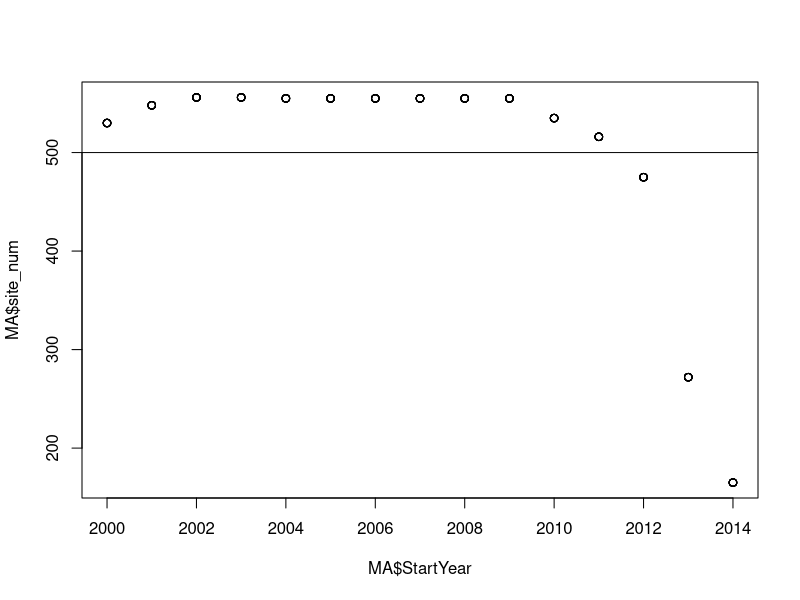
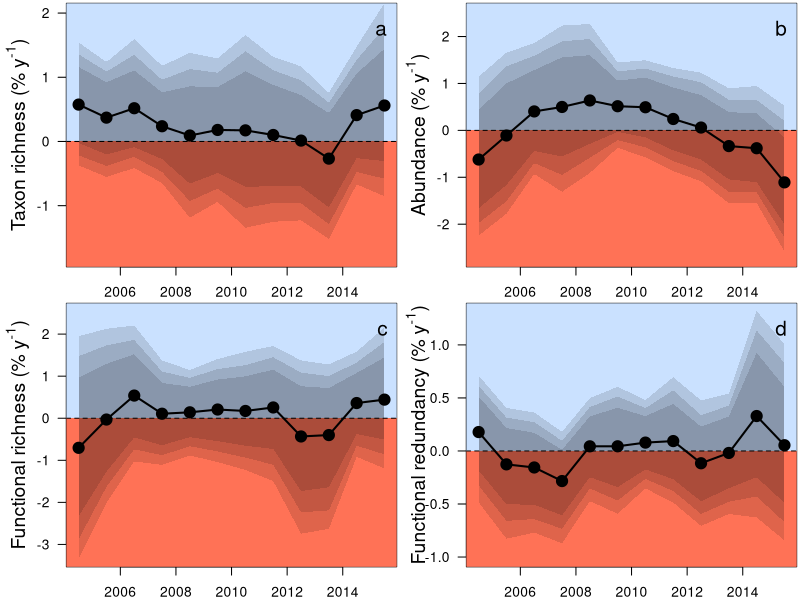

Write R code to recreate these figures, in order.
##Set working directory
setwd("C:/Users/elwel/OneDrive/Desktop/aquatic_data/git/EuroAquaticMacroInverts/")

# attach data
MA <- read.csv("outputs/HighThresholdMovingAve1_YrEsts.csv")
MA$meanYr <- (MA$StartYear+ 4.5)
head(MA)
MA = subset(MA, select = -c(X) )
unique(MA$Response)
plot(MA$site_num~MA$StartYear)
abline(h=500)

tiff(filename = "plots/Fig3_movingWindow/HTMW1.tiff", width = 8, height = 6.5, units = 'in', res = 600, compression = 'lzw')
par(mfrow=c(2,2),mar=c(2,4,0.2,0.2))

#plot for spp richness
SR <- subset(MA, Response == "spp_richness")
ave_SppRich <- 27.28712314
st <-(SR[1:(nrow(SR)),3:12]/ave_SppRich)*100
sr <- cbind(SR$StartYear, SR$site_num, SR$meanYr, st)
names(sr)[names(sr) == 'SR$StartYear'] <- 'StartYear'
names(sr)[names(sr) == 'SR$site_num'] <- 'site_num'
names(sr)[names(sr) == 'SR$meanYr'] <- 'meanYr'
#select yrs with enough sites to be representative
SRs <- sr[ which(sr$StartYear <2012), ] # this is min 500 sites

plot(SRs$Estimate~SRs$meanYr,ylab="", cex=1.5, xlab="", type="n", las=1, ylim=c(-1.8,2), xlim=c(2004.5,2015.5))#ylim=c(-0.8,2.55))
title(ylab=expression(paste("Taxon richness (% y"^"-1", ")")), line=2,cex.lab=1.4)
#title(xlab="Mean year of moving window", line=2,cex.lab=1.3)
polygon(x = c(0, 0, 2040, 2040), y = c(-100, 0, 0, -100), col ="coral1", border = NA)
polygon(x = c(0, 0, 2040, 2040), y = c(100, 0, 0, 100), col ="lightsteelblue1", border = NA)
abline(h=0,lty=2)
polygon(x = c(SRs$meanYr,rev(SRs$meanYr)), y = c(SRs$Q2.5,rev(SRs$Q97.5)),col="#00000020", border = NA)
polygon(x = c(SRs$meanYr,rev(SRs$meanYr)), y = c(SRs$Q5,rev(SRs$Q95)), col ="#00000020", border = NA)
polygon(x = c(SRs$meanYr,rev(SRs$meanYr)), y = c(SRs$Q10,rev(SRs$Q90)), col ="#00000020", border = NA)
#box(lwd=2)
points(SRs$Estimate~SRs$meanYr, pch=21,bg=1,cex=1.8)#pch="-",
points(SRs$Estimate~SRs$meanYr,type="l",lwd=2)
legend("topright", bty="n", legend="a",cex=1.5)

#plot for abundance
SR <- subset(MA, Response == "abundance")
st <-(SR[1:(nrow(SR)),3:12]*100)
sr <- cbind(SR$StartYear, SR$site_num, SR$meanYr, st)
names(sr)[names(sr) == 'SR$StartYear'] <- 'StartYear'
names(sr)[names(sr) == 'SR$site_num'] <- 'site_num'
names(sr)[names(sr) == 'SR$meanYr'] <- 'meanYr'
#select yrs with enough sites to be representative
SRs <- sr[ which(sr$StartYear <2012), ] # this is min 500 sites

plot(SRs$Estimate~SRs$meanYr,ylab="", cex=1.5, xlab="", type="n", las=1, ylim=c(-2.7,2.5), xlim=c(2004.5,2015.5)) #ylim=c(-0.57,0.4))
title(ylab=expression(paste("Abundance (% y"^"-1", ")")), line=2,cex.lab=1.4)
title(xlab="Mean year of moving window", line=2.4,cex.lab=1.3)
polygon(x = c(0, 0, 2040, 2040), y = c(-100, 0, 0, -100), col ="coral1", border = NA)
polygon(x = c(0, 0, 2040, 2040), y = c(100, 0, 0, 100), col ="lightsteelblue1", border = NA)
abline(h=0,lty=2)
polygon(x = c(SRs$meanYr,rev(SRs$meanYr)), y = c(SRs$Q2.5,rev(SRs$Q97.5)),col="#00000020", border = NA)
polygon(x = c(SRs$meanYr,rev(SRs$meanYr)), y = c(SRs$Q5,rev(SRs$Q95)), col ="#00000020", border = NA)
polygon(x = c(SRs$meanYr,rev(SRs$meanYr)), y = c(SRs$Q10,rev(SRs$Q90)), col ="#00000020", border = NA)
points(SRs$Estimate~SRs$meanYr, pch=21,bg=1,cex=1.8)#pch="-",
points(SRs$Estimate~SRs$meanYr,type="l",lwd=2)
legend("topright", bty="n", legend="b",cex=1.5)

#plot for FRic
SR <- subset(MA, Response == "FRic")
st <-(SR[1:(nrow(SR)),3:12])*100
sr <- cbind(SR$StartYear, SR$site_num, SR$meanYr, st)
names(sr)[names(sr) == 'SR$StartYear'] <- 'StartYear'
names(sr)[names(sr) == 'SR$site_num'] <- 'site_num'
names(sr)[names(sr) == 'SR$meanYr'] <- 'meanYr'
#select yrs with enough sites to be representative
SRs <- sr[ which(sr$StartYear <2012), ] # this is min 500 sites

plot(SRs$Estimate~SRs$meanYr,ylab="", cex=1.5, xlab="", type="n", las=1, ylim=c(-3.3,2.5), xlim=c(2004.5,2015.5)) #ylim=c(-0.57,0.4))
title(ylab=expression(paste("Functional richness (% y"^"-1", ")")), line=2,cex.lab=1.4)
title(xlab="Mean year of moving window", line=2.4,cex.lab=1.3)
polygon(x = c(0, 0, 2040, 2040), y = c(-100, 0, 0, -100), col ="coral1", border = NA)
polygon(x = c(0, 0, 2040, 2040), y = c(100, 0, 0, 100), col ="lightsteelblue1", border = NA)
abline(h=0,lty=2)
polygon(x = c(SRs$meanYr,rev(SRs$meanYr)), y = c(SRs$Q2.5,rev(SRs$Q97.5)),col="#00000020", border = NA)
polygon(x = c(SRs$meanYr,rev(SRs$meanYr)), y = c(SRs$Q5,rev(SRs$Q95)), col ="#00000020", border = NA)
polygon(x = c(SRs$meanYr,rev(SRs$meanYr)), y = c(SRs$Q10,rev(SRs$Q90)), col ="#00000020", border = NA)
points(SRs$Estimate~SRs$meanYr, pch=21,bg=1,cex=1.8)#pch="-",
points(SRs$Estimate~SRs$meanYr,type="l",lwd=2)
legend("topright", bty="n", legend="c",cex=1.5)

#plot for FRed
SR <- subset(MA, Response == "FRed")
ave_FRed <- 0.291145846
st <-(SR[1:(nrow(SR)),3:12]/ave_FRed)*100
sr <- cbind(SR$StartYear, SR$site_num, SR$meanYr, st)
names(sr)[names(sr) == 'SR$StartYear'] <- 'StartYear'
names(sr)[names(sr) == 'SR$site_num'] <- 'site_num'
names(sr)[names(sr) == 'SR$meanYr'] <- 'meanYr'
#select yrs with enough sites to be representative
SRs <- sr[ which(sr$StartYear <2012), ] # this is min 500 sites

plot(SRs$Estimate~SRs$meanYr,ylab="", cex=1.5, xlab="", type="n", las=1, ylim=c(-1,1.3), xlim=c(2004.5,2015.5)) #ylim=c(-0.57,0.4))
title(ylab=expression(paste("Functional redundancy (% y"^"-1", ")")), line=2,cex.lab=1.4)
title(xlab="Mean year of moving window", line=2.4,cex.lab=1.3)
polygon(x = c(0, 0, 2040, 2040), y = c(-100, 0, 0, -100), col ="coral1", border = NA)
polygon(x = c(0, 0, 2040, 2040), y = c(100, 0, 0, 100), col ="lightsteelblue1", border = NA)
abline(h=0,lty=2)
polygon(x = c(SRs$meanYr,rev(SRs$meanYr)), y = c(SRs$Q2.5,rev(SRs$Q97.5)),col="#00000020", border = NA)
polygon(x = c(SRs$meanYr,rev(SRs$meanYr)), y = c(SRs$Q5,rev(SRs$Q95)), col ="#00000020", border = NA)
polygon(x = c(SRs$meanYr,rev(SRs$meanYr)), y = c(SRs$Q10,rev(SRs$Q90)), col ="#00000020", border = NA)
points(SRs$Estimate~SRs$meanYr, pch=21,bg=1,cex=1.8)#pch="-",
points(SRs$Estimate~SRs$meanYr,type="l",lwd=2)
legend("topright", bty="n", legend="d",cex=1.5)

dev.off()


####
#####################
###############################################
################################################

